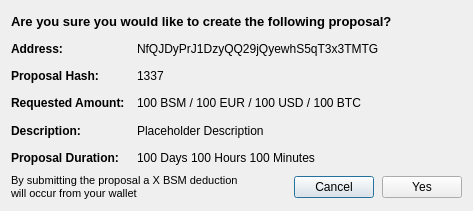
<?xml version="1.0" encoding="UTF-8"?>
<ui version="4.0">
 <class>SendCommunityFundDialog</class>
 <widget class="QDialog" name="SendCommunityFundDialog">
  <property name="geometry">
   <rect>
    <x>0</x>
    <y>0</y>
    <width>473</width>
    <height>211</height>
   </rect>
  </property>
  <property name="sizePolicy">
   <sizepolicy hsizetype="Preferred" vsizetype="Expanding">
    <horstretch>0</horstretch>
    <verstretch>0</verstretch>
   </sizepolicy>
  </property>
  <property name="windowTitle">
   <string>Confirm Proposal Details</string>
  </property>
  <layout class="QVBoxLayout" name="verticalLayout_2">
   <item>
    <layout class="QVBoxLayout" name="verticalLayoutCommunityFundDialog">
     <property name="sizeConstraint">
      <enum>QLayout::SetMinimumSize</enum>
     </property>
     <item>
      <widget class="QLabel" name="labelQuestionTitle">
       <property name="font">
        <font>
         <pointsize>10</pointsize>
         <weight>75</weight>
         <bold>true</bold>
        </font>
       </property>
       <property name="text">
        <string>Are you sure you would like to create the following proposal?</string>
       </property>
      </widget>
     </item>
     <item>
      <layout class="QHBoxLayout" name="horizontalLayoutAddress">
       <item>
        <widget class="QLabel" name="labelAddressTitle">
         <property name="sizePolicy">
          <sizepolicy hsizetype="Fixed" vsizetype="Preferred">
           <horstretch>0</horstretch>
           <verstretch>0</verstretch>
          </sizepolicy>
         </property>
         <property name="minimumSize">
          <size>
           <width>120</width>
           <height>0</height>
          </size>
         </property>
         <property name="maximumSize">
          <size>
           <width>120</width>
           <height>16777215</height>
          </size>
         </property>
         <property name="font">
          <font>
           <pointsize>9</pointsize>
           <weight>75</weight>
           <bold>true</bold>
          </font>
         </property>
         <property name="text">
          <string>Address:</string>
         </property>
        </widget>
       </item>
       <item>
        <widget class="QLabel" name="labelAddress">
         <property name="sizePolicy">
          <sizepolicy hsizetype="Preferred" vsizetype="Preferred">
           <horstretch>0</horstretch>
           <verstretch>0</verstretch>
          </sizepolicy>
         </property>
         <property name="text">
          <string>NfQJDyPrJ1DzyQQ29jQyewhS5qT3x3TMTG</string>
         </property>
        </widget>
       </item>
      </layout>
     </item>
     <item>
      <layout class="QHBoxLayout" name="horizontalLayoutProposalHash">
       <item>
        <widget class="QLabel" name="labelProposalHashTitle">
         <property name="sizePolicy">
          <sizepolicy hsizetype="Fixed" vsizetype="Preferred">
           <horstretch>0</horstretch>
           <verstretch>0</verstretch>
          </sizepolicy>
         </property>
         <property name="minimumSize">
          <size>
           <width>120</width>
           <height>0</height>
          </size>
         </property>
         <property name="maximumSize">
          <size>
           <width>120</width>
           <height>16777215</height>
          </size>
         </property>
         <property name="font">
          <font>
           <weight>75</weight>
           <bold>true</bold>
          </font>
         </property>
         <property name="text">
          <string>Proposal Hash:</string>
         </property>
        </widget>
       </item>
       <item>
        <widget class="QLabel" name="labelProposalHash">
         <property name="sizePolicy">
          <sizepolicy hsizetype="Minimum" vsizetype="Preferred">
           <horstretch>0</horstretch>
           <verstretch>0</verstretch>
          </sizepolicy>
         </property>
         <property name="text">
          <string>1337</string>
         </property>
        </widget>
       </item>
      </layout>
     </item>
     <item>
      <layout class="QHBoxLayout" name="horizontalLayoutRequestedAmount">
       <item>
        <widget class="QLabel" name="labelRequestedAmountTitle">
         <property name="sizePolicy">
          <sizepolicy hsizetype="Fixed" vsizetype="Preferred">
           <horstretch>0</horstretch>
           <verstretch>0</verstretch>
          </sizepolicy>
         </property>
         <property name="minimumSize">
          <size>
           <width>120</width>
           <height>0</height>
          </size>
         </property>
         <property name="maximumSize">
          <size>
           <width>120</width>
           <height>16777215</height>
          </size>
         </property>
         <property name="font">
          <font>
           <weight>75</weight>
           <bold>true</bold>
          </font>
         </property>
         <property name="text">
          <string>Requested Amount:</string>
         </property>
        </widget>
       </item>
       <item>
        <widget class="QLabel" name="labelRequestedAmount">
         <property name="text">
          <string>100 BSM / 100 EUR / 100 USD / 100 BTC</string>
         </property>
        </widget>
       </item>
      </layout>
     </item>
     <item>
      <layout class="QHBoxLayout" name="horizontalLayoutDescription">
       <property name="sizeConstraint">
        <enum>QLayout::SetMinimumSize</enum>
       </property>
       <item>
        <widget class="QLabel" name="labelDescriptionTitle">
         <property name="sizePolicy">
          <sizepolicy hsizetype="Fixed" vsizetype="Minimum">
           <horstretch>0</horstretch>
           <verstretch>0</verstretch>
          </sizepolicy>
         </property>
         <property name="minimumSize">
          <size>
           <width>120</width>
           <height>0</height>
          </size>
         </property>
         <property name="maximumSize">
          <size>
           <width>120</width>
           <height>16777215</height>
          </size>
         </property>
         <property name="font">
          <font>
           <weight>75</weight>
           <bold>true</bold>
          </font>
         </property>
         <property name="text">
          <string>Description:</string>
         </property>
         <property name="alignment">
          <set>Qt::AlignLeading|Qt::AlignLeft|Qt::AlignVCenter</set>
         </property>
        </widget>
       </item>
       <item>
        <widget class="QLabel" name="labelDescription">
         <property name="sizePolicy">
          <sizepolicy hsizetype="Preferred" vsizetype="Minimum">
           <horstretch>0</horstretch>
           <verstretch>0</verstretch>
          </sizepolicy>
         </property>
         <property name="text">
          <string>Placeholder Description</string>
         </property>
         <property name="wordWrap">
          <bool>true</bool>
         </property>
        </widget>
       </item>
      </layout>
     </item>
     <item>
      <layout class="QHBoxLayout" name="horizontalLayoutDuration">
       <item>
        <widget class="QLabel" name="labelDurationTitle">
         <property name="sizePolicy">
          <sizepolicy hsizetype="Fixed" vsizetype="Preferred">
           <horstretch>0</horstretch>
           <verstretch>0</verstretch>
          </sizepolicy>
         </property>
         <property name="minimumSize">
          <size>
           <width>120</width>
           <height>0</height>
          </size>
         </property>
         <property name="maximumSize">
          <size>
           <width>120</width>
           <height>16777215</height>
          </size>
         </property>
         <property name="font">
          <font>
           <weight>75</weight>
           <bold>true</bold>
          </font>
         </property>
         <property name="text">
          <string>Proposal Duration:</string>
         </property>
        </widget>
       </item>
       <item>
        <widget class="QLabel" name="labelDuration">
         <property name="text">
          <string>100 Days 100 Hours 100 Minutes</string>
         </property>
        </widget>
       </item>
      </layout>
     </item>
     <item>
      <layout class="QHBoxLayout" name="horizontalLayoutButton">
       <item>
        <widget class="QLabel" name="labelWarning">
         <property name="font">
          <font>
           <pointsize>8</pointsize>
          </font>
         </property>
         <property name="text">
          <string>By submitting the proposal a X BSM deduction will occur from your wallet </string>
         </property>
         <property name="wordWrap">
          <bool>true</bool>
         </property>
        </widget>
       </item>
       <item>
        <spacer name="horizontalSpacerButtonLeft">
         <property name="orientation">
          <enum>Qt::Horizontal</enum>
         </property>
         <property name="sizeHint" stdset="0">
          <size>
           <width>40</width>
           <height>20</height>
          </size>
         </property>
        </spacer>
       </item>
       <item>
        <widget class="QPushButton" name="pushButtonCancel">
         <property name="text">
          <string>Cancel</string>
         </property>
        </widget>
       </item>
       <item>
        <spacer name="horizontalSpacerButtonMiddle">
         <property name="orientation">
          <enum>Qt::Horizontal</enum>
         </property>
         <property name="sizeType">
          <enum>QSizePolicy::Minimum</enum>
         </property>
         <property name="sizeHint" stdset="0">
          <size>
           <width>2</width>
           <height>20</height>
          </size>
         </property>
        </spacer>
       </item>
       <item>
        <widget class="QPushButton" name="pushButtonYes">
         <property name="text">
          <string>Yes</string>
         </property>
        </widget>
       </item>
      </layout>
     </item>
    </layout>
   </item>
  </layout>
 </widget>
 <resources/>
 <connections/>
</ui>
